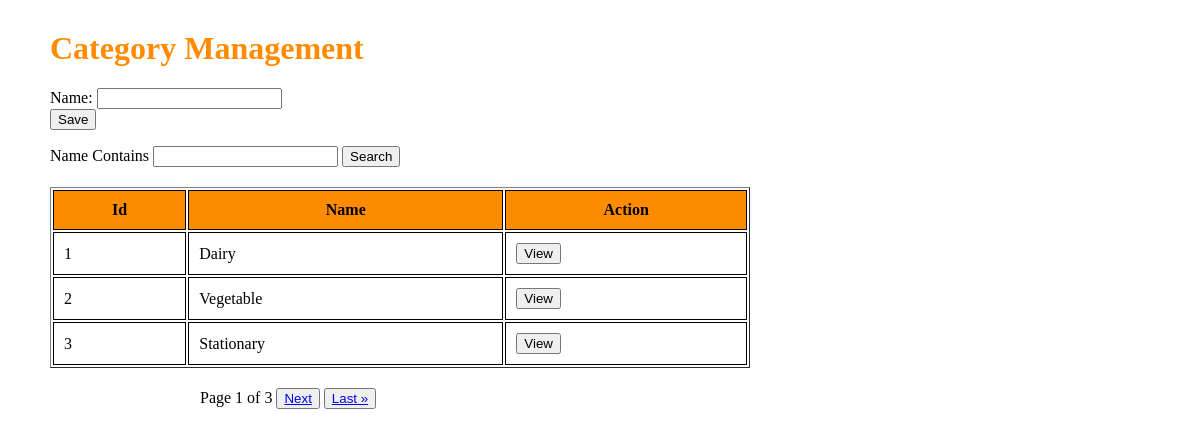
The app's page /app/Category/ with its own data.
### app/models.py (models this page shows, shortened)
class Category (models.Model):
    name = models.CharField(max_length = 20)

### app/views.py (the view)
# urls.py: path('Category/',views.category_view),
def category_view(request):
    page_number = request.GET.get('page')
    filter = CategoryFilter(request.GET, queryset=Category.objects.all())
    categories = filter.qs
    paginator = Paginator(categories, 3)
    page = paginator.get_page(page_number)
    if request.method == 'POST':
        form = CategoryForm(request.POST)
        if form.is_valid():
            form.save()
    else:
        form = CategoryForm()
    context = {'form':form, 'page':page}
    return render(request , 'Category.html', context)

### app/forms.py
class CategoryForm(forms.ModelForm):
    class Meta:
        model = Category
        fields = '__all__'

### app/templates/Category.html (shortened to what this page needs)
<html>
<head>
</head>
<body>
<h1>Category Management</h1>
<form method="POST">
    {{form}}
    <input type="submit" value="Save">
</form>
<label>Name Contains</label>
<input/>
<button>Search</button>
<table border="1">
<tr class = "heading">
<th>Id</th>
<th>Name</th>
<th>Action</th>
</tr>
{% for Category in page %}
<tr>
<td>{{Category.id}}</td>
<td>{{Category.name}}</td>
<td><button>View</button></td>
</tr>
{% endfor %}
</table>
<div class="pagination">
    Page {{ page.number }} of {{ page.paginator.num_pages }}
    {% if page.has_next %}
        <button><a href="?page={{ page.next_page_number }}">Next</a></button>
        <button><a href="?page={{ page.paginator.num_pages }}">Last &raquo;</a></button>
    {% endif %}
</div>
</body>
</html>

### app/templates/Category.html (style rules this page uses)
h1 { margin-top: 30px; color:darkorange; }
table { width: 700px; margin-top: 20px; margin-bottom: 20px; }
th, td { padding: 10px; border: 1px solid #000; }
.heading { background-color:darkorange; }
body { margin-left: 50px; }
.pagination { margin-left: 150px; }

### records on screen
Category: id "1", name "Dairy"
Category: id "2", name "Vegetable"
Category: id "3", name "Stationary"

### other values on screen
{{ page.number }} "1"
{{ page.paginator.num_pages }} "3"
